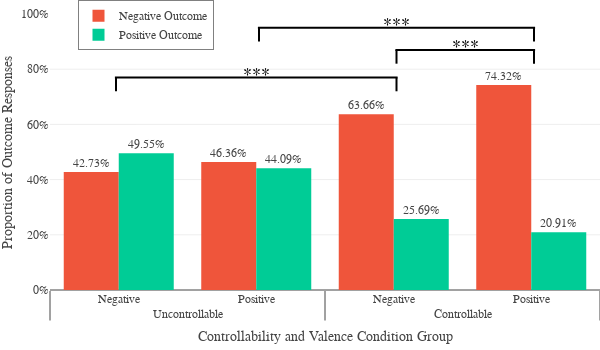

Here is the notebook cell this chart was saved with:
### Markdown cell above
### Valence Conclusion:

### Code cell
valence_props_plotly = valence_props.reset_index()

x_cats = valence_props_plotly['means_condition'],valence_props_plotly['valence_condition']
valence_fig = go.Figure(data=[
    go.Bar(name='Negative Outcome', 
           x=[['Uncontrollable', 'Uncontrollable', 'Controllable', 'Controllable'],
              ["Negative", "Positive", "Negative", "Positive"]], 
           y=valence_props_plotly['neg'],
           text=valence_props_plotly['neg'], 
           marker_color='#EF553B'),
    go.Bar(name='Positive Outcome', 
           x=[['Uncontrollable', 'Uncontrollable', 'Controllable', 'Controllable'],
              ["Negative", "Positive", "Negative", "Positive"]], 
           y=valence_props_plotly['pos'],
           text=valence_props_plotly['pos'], 
           marker_color='#00CC96'),
#     go.Bar(name='Neither', 
#            x=[['Uncontrollable', 'Uncontrollable', 'Controllable', 'Controllable'],
#               ["Negative", "Positive", "Negative", "Positive"]], 
#            y=valence_props_plotly['neither'], marker_color='#FECB52')
])


###add sig brackets 
###Horrifying

## between pos and neg controllable
# Top line
valence_fig.add_shape(type="line",
    xref="paper", yref="paper",
    x0=0.628, y0=0.87,
    x1=0.882, y1=0.87,
    line=dict(
        color="black",
        width=2,
    ),
             )
# Left line
valence_fig.add_shape(type="line",
    xref="paper", yref="paper",
    x0=0.63, y0=0.82,
    x1=0.63, y1=0.87,
    line=dict(
        color="black",
        width=2,
    ),
             )
# Right line
valence_fig.add_shape(type="line",
    xref="paper", yref="paper",
    x0=0.88, y0=0.82,
    x1=0.88, y1=0.87,
    line=dict(
        color="black",
        width=2,
    ),
             )
valence_fig.add_annotation(text="***",
                           xref="x domain", yref="y",
                           x=0.755, y=0.88,
                           xanchor='center', yanchor='middle',
                           align="center",
                           showarrow=False,
                          font=dict(
                                family="Times New Roman",
                                size=18,
                                color="black"
                                )
                          )


##between controllable and uncontrollable positive
# Top line
valence_fig.add_shape(type="line",
    xref="paper", yref="paper",
    x0=0.378, y0=0.95,
    x1=0.882, y1=0.95,
    line=dict(
        color="black",
        width=2,
    ),
             )
# Left line
valence_fig.add_shape(type="line",
    xref="paper", yref="paper",
    x0=0.38, y0=0.9,
    x1=0.38, y1=0.95,
    line=dict(
        color="black",
        width=2,
    ),
             )
# Right line
valence_fig.add_shape(type="line",
    xref="paper", yref="paper",
    x0=0.88, y0=0.9,
    x1=0.88, y1=0.95,
    line=dict(
        color="black",
        width=2,
    ),
             )
valence_fig.add_annotation(text="***",
                           xref="x domain", yref="y",
                           x=0.63, y=0.96,
                           xanchor='center', yanchor='middle',
                           align="center",
                           showarrow=False,
                          font=dict(
                                family="Times New Roman",
                                size=18,
                                color="black"
                                )
                          )


##between controllable and uncontrollable negative
# Top line
valence_fig.add_shape(type="line",
    xref="paper", yref="paper",
    x0=0.118, y0=0.77,
    x1=0.632, y1=0.77,
    line=dict(
        color="black",
        width=2,
    ),
             )
# Left line
valence_fig.add_shape(type="line",
    xref="paper", yref="paper",
    x0=0.63, y0=0.77,
    x1=0.63, y1=0.72,
    line=dict(
        color="black",
        width=2,
    ),
             )
# Right line
valence_fig.add_shape(type="line",
    xref="paper", yref="paper",
    x0=0.12, y0=0.77,
    x1=0.12, y1=0.72,
    line=dict(
        color="black",
        width=2,
    ),
             )
valence_fig.add_annotation(text="***",
                           xref="x domain", yref="y",
                           x=0.375, y=0.78,
                           xanchor='center', yanchor='middle',
                           align="center",
                           showarrow=False,
                          font=dict(
                                family="Times New Roman",
                                size=18,
                                color="black"
                                )
                          )


valence_fig.update_layout(#barmode='stack', 
                          template = 'none', 
#                           legend_title="Valence Rating",
                          font_family="Times New Roman", font_size=12,
                          width = 600, height = 350,
                          #remove some margin so the graph fits nicer in latex
                          margin_l=50, #left margin
                          margin_r=0, #right margin
                          margin_b=60, #bottom margin
                          margin_t=10, #top margin
                        legend=dict(
#                             orientation="h",
                            yanchor="top",
                            y=1.05,
                            xanchor="left",
                            x=0.05,
                           bordercolor='grey',
                           borderwidth=1
                        )
                         )


#axis titles
valence_fig.update_xaxes(title_text='Controllability and Valence Condition Group')
valence_fig.update_yaxes(title_text='Proportion of Outcome Responses', 
                         range=(0,1),
                        tickformat= ',.0%',)

valence_fig.update_traces(texttemplate='%{text:.2%}',
                          textposition='outside'
                         )


valence_fig.show(config=config)

### Figure 1 — Plotly figure (JSON) as saved in the notebook; plotly's stock layout.template omitted (floating-point values rounded to 4 significant figures)
{"data": [{"marker": {"color": "#EF553B"}, "name": "Negative Outcome", "text": [0.4273, 0.4636, 0.6366, 0.7432], "textposition": "outside", "texttemplate": "%{text:.2%}", "type": "bar", "x": [["Uncontrollable", "Uncontrollable", "Controllable", "Controllable"], ["Negative", "Positive", "Negative", "Positive"]], "y": [0.4273, 0.4636, 0.6366, 0.7432]}, {"marker": {"color": "#00CC96"}, "name": "Positive Outcome", "text": [0.4955, 0.4409, 0.2569, 0.2091], "textposition": "outside", "texttemplate": "%{text:.2%}", "type": "bar", "x": [["Uncontrollable", "Uncontrollable", "Controllable", "Controllable"], ["Negative", "Positive", "Negative", "Positive"]], "y": [0.4955, 0.4409, 0.2569, 0.2091]}], "layout": {"annotations": [{"align": "center", "font": {"color": "black", "family": "Times New Roman", "size": 18}, "showarrow": false, "text": "***", "x": 0.755, "xanchor": "center", "xref": "x domain", "y": 0.88, "yanchor": "middle", "yref": "y"}, {"align": "center", "font": {"color": "black", "family": "Times New Roman", "size": 18}, "showarrow": false, "text": "***", "x": 0.63, "xanchor": "center", "xref": "x domain", "y": 0.96, "yanchor": "middle", "yref": "y"}, {"align": "center", "font": {"color": "black", "family": "Times New Roman", "size": 18}, "showarrow": false, "text": "***", "x": 0.375, "xanchor": "center", "xref": "x domain", "y": 0.78, "yanchor": "middle", "yref": "y"}], "font": {"family": "Times New Roman", "size": 12}, "height": 350, "legend": {"bordercolor": "grey", "borderwidth": 1, "x": 0.05, "xanchor": "left", "y": 1.05, "yanchor": "top"}, "margin": {"b": 60, "l": 50, "r": 0, "t": 10}, "shapes": [{"line": {"color": "black", "width": 2}, "type": "line", "x0": 0.628, "x1": 0.882, "xref": "paper", "y0": 0.87, "y1": 0.87, "yref": "paper"}, {"line": {"color": "black", "width": 2}, "type": "line", "x0": 0.63, "x1": 0.63, "xref": "paper", "y0": 0.82, "y1": 0.87, "yref": "paper"}, {"line": {"color": "black", "width": 2}, "type": "line", "x0": 0.88, "x1": 0.88, "xref": "paper", "y0": 0.82, "y1": 0.87, "yref": "paper"}, {"line": {"color": "black", "width": 2}, "type": "line", "x0": 0.378, "x1": 0.882, "xref": "paper", "y0": 0.95, "y1": 0.95, "yref": "paper"}, {"line": {"color": "black", "width": 2}, "type": "line", "x0": 0.38, "x1": 0.38, "xref": "paper", "y0": 0.9, "y1": 0.95, "yref": "paper"}, {"line": {"color": "black", "width": 2}, "type": "line", "x0": 0.88, "x1": 0.88, "xref": "paper", "y0": 0.9, "y1": 0.95, "yref": "paper"}, {"line": {"color": "black", "width": 2}, "type": "line", "x0": 0.118, "x1": 0.632, "xref": "paper", "y0": 0.77, "y1": 0.77, "yref": "paper"}, {"line": {"color": "black", "width": 2}, "type": "line", "x0": 0.63, "x1": 0.63, "xref": "paper", "y0": 0.77, "y1": 0.72, "yref": "paper"}, {"line": {"color": "black", "width": 2}, "type": "line", "x0": 0.12, "x1": 0.12, "xref": "paper", "y0": 0.77, "y1": 0.72, "yref": "paper"}], "width": 600, "xaxis": {"title": {"text": "Controllability and Valence Condition Group"}}, "yaxis": {"range": [0, 1], "tickformat": ",.0%", "title": {"text": "Proportion of Outcome Responses"}}}}
